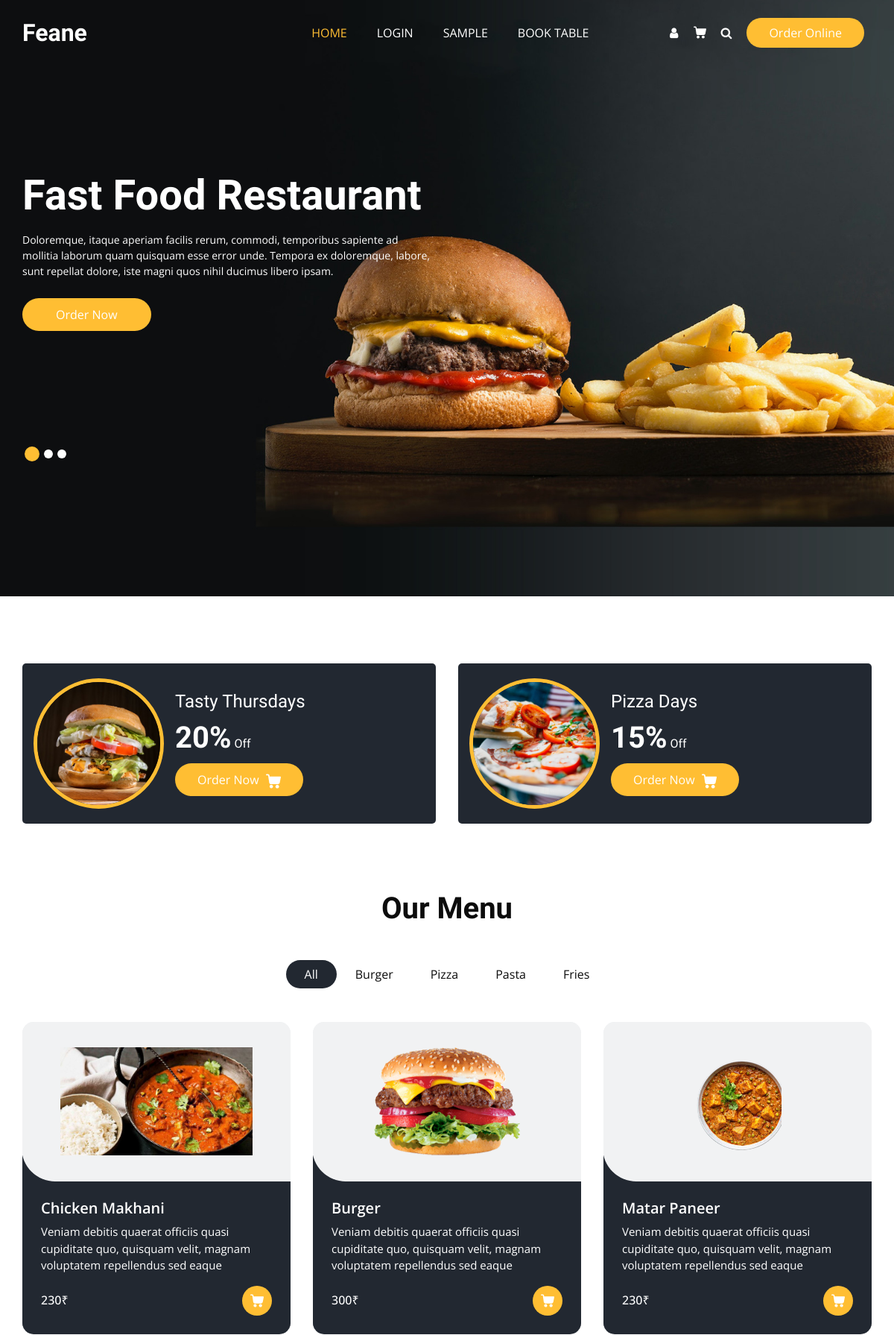
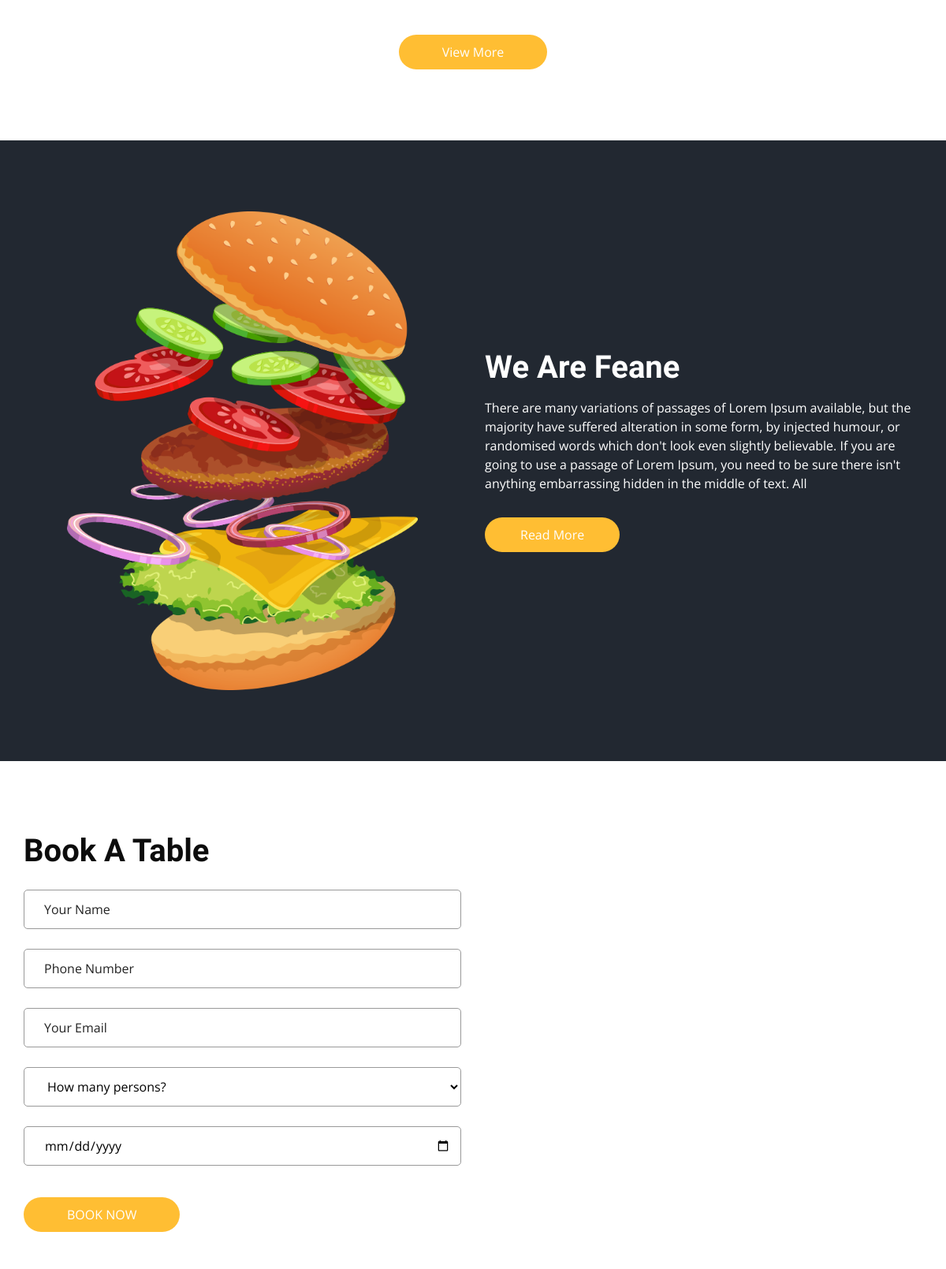
The page / (upper part) on the database its author committed (2 pictures, top to bottom).
### myapp/models.py (models this page shows)
class MenuUpload(models.Model):
    name = models.CharField(max_length=100)
    category = models.CharField(max_length=100)
    price = models.IntegerField()
    date=models.DateTimeField(auto_now_add=True)
    photo = models.ImageField(upload_to="MenuImage")

### myapp/views.py (the view)
# urls.py: path('',views.index,name='home'),
def index(request):
    menu =MenuUpload.objects.all()
    return render(request,"index.html",{'menu':menu})

### templates/index.html (shortened to what this page needs)
<!DOCTYPE html>
<html>
<head>
  <link rel="stylesheet" type="text/css" href="/static/css2/bootstrap.css" />
  <link rel="stylesheet" type="text/css" href="https://cdnjs.cloudflare.com/ajax/libs/OwlCarousel2/2.3.4/assets/owl.carousel.min.css" />
  <link rel="stylesheet" href="https://cdnjs.cloudflare.com/ajax/libs/jquery-nice-select/1.1.0/css/nice-select.min.css" />
  <link href="/static/css2/font-awesome.min.css" rel="stylesheet" />
  <link href="/static/css2/style.css" rel="stylesheet" />
  <link href="/static/css2/responsive.css" rel="stylesheet" />
</head>
<body>
  <div class="hero_area">
    <div class="bg-box">
      <img src="/static/images/hero-bg.jpg" alt="">
    </div>
    <header class="header_section">
      <div class="container">
        <nav class="navbar navbar-expand-lg custom_nav-container ">
          <a class="navbar-brand" href="index.html">
            <span>
              Feane
            </span>
          </a>
          <div class="collapse navbar-collapse" id="navbarSupportedContent">
            <ul class="navbar-nav  mx-auto ">
              <li class="nav-item active">
                <a class="nav-link" href="index.html">Home <span class="sr-only">(current)</span></a>
              </li>
              <li class="nav-item">
                <a class="nav-link" href="admin_login">Login</a>
              </li>
              <li class="nav-item">
                <a class="nav-link" href="sample">sample</a>
              </li>
              <li class="nav-item">
                <a class="nav-link" href="book.html">Book Table</a>
              </li>
            </ul>
            <div class="user_option">
              <a href="" class="user_link">
                <i class="fa fa-user" aria-hidden="true"></i>
              </a>
              <a class="cart_link" href="#">
              </a>
              <form class="form-inline">
                <button class="btn  my-2 my-sm-0 nav_search-btn" type="submit">
                  <i class="fa fa-search" aria-hidden="true"></i>
                </button>
              </form>
              <a href="" class="order_online">
                Order Online
              </a>
            </div>
          </div>
        </nav>
      </div>
    </header>
    <section class="slider_section ">
      <div id="customCarousel1" class="carousel slide" data-ride="carousel">
        <div class="carousel-inner">
          <div class="carousel-item active">
            <div class="container ">
              <div class="row">
                <div class="col-md-7 col-lg-6 ">
                  <div class="detail-box">
                    <h1>
                      Fast Food Restaurant
                    </h1>
                    <p>
                      Doloremque, itaque aperiam facilis rerum, commodi, temporibus sapiente ad mollitia laborum quam quisquam esse error unde. Tempora ex doloremque, labore, sunt repellat dolore, iste magni quos nihil ducimus libero ipsam.
                    </p>
                    <div class="btn-box">
                      <a href="" class="btn1">
                        Order Now
                      </a>
                    </div>
                  </div>
                </div>
              </div>
            </div>
          </div>
        </div>
        <div class="container">
          <ol class="carousel-indicators">
            <li data-target="#customCarousel1" data-slide-to="0" class="active"></li>
            <li data-target="#customCarousel1" data-slide-to="1"></li>
            <li data-target="#customCarousel1" data-slide-to="2"></li>
          </ol>
        </div>
      </div>
    </section>
  </div>
  <section class="offer_section layout_padding-bottom">
    <div class="offer_container">
      <div class="container ">
        <div class="row">
          <div class="col-md-6  ">
            <div class="box ">
              <div class="img-box">
                <img src="/static/images/o1.jpg" alt="">
              </div>
              <div class="detail-box">
                <h5>
                  Tasty Thursdays
                </h5>
                <h6>
                  <span>20%</span> Off
                </h6>
                <a href="">
                  Order Now
                </a>
              </div>
            </div>
          </div>
          <div class="col-md-6  ">
            <div class="box ">
              <div class="img-box">
                <img src="/static/images/o2.jpg" alt="">
              </div>
              <div class="detail-box">
                <h5>
                  Pizza Days
                </h5>
                <h6>
                  <span>15%</span> Off
                </h6>
                <a href="">
                  Order Now
                </a>
              </div>
            </div>
          </div>
        </div>
      </div>
    </div>
  </section>
  <section class="food_section layout_padding-bottom">
    <div class="container">
      <div class="heading_container heading_center">
        <h2>
          Our Menu
        </h2>
      </div>
      <ul class="filters_menu">
        <li class="active" data-filter="*">All</li>
        <li data-filter=".burger">Burger</li>
        <li data-filter=".pizza">Pizza</li>
        <li data-filter=".pasta">Pasta</li>
        <li data-filter=".fries">Fries</li>
      </ul>
      <div class="filters-content">
        <div class="row grid">
          {% for x in menu %}
          <div class="col-sm-6 col-lg-4 all pizza">
            <div class="box">
              <div>
                <div class="img-box">
                  <img src="{{x.photo.url}}" alt="" >
                </div>
                <div class="detail-box">
                  <h5>
                    {{x.name}}
                  </h5>
                  <p>
                    Veniam debitis quaerat officiis quasi cupiditate quo, quisquam velit, magnam voluptatem repellendus sed eaque
                  </p>
                  <div class="options">
                    <h6>
                      {{x.price}}₹
                    </h6>
                    <a href="">
                    </a>
                  </div>
                </div>
              </div>
            </div>
          </div>
          {% endfor %}
        </div>
      </div>
      <div class="btn-box">
        <a href="">
          View More
        </a>
      </div>
    </div>
  </section>
  <section class="about_section layout_padding">
    <div class="container  ">
      <div class="row">
        <div class="col-md-6 ">
          <div class="img-box">
            <img src="/static/images/about-img.png" alt="">
          </div>
        </div>
        <div class="col-md-6">
          <div class="detail-box">
            <div class="heading_container">
              <h2>
                We Are Feane
              </h2>
            </div>
            <p>
              There are many variations of passages of Lorem Ipsum available, but the majority have suffered alteration
              in some form, by injected humour, or randomised words which don't look even slightly believable. If you
              are going to use a passage of Lorem Ipsum, you need to be sure there isn't anything embarrassing hidden in
              the middle of text. All
            </p>
            <a href="">
              Read More
            </a>
          </div>
        </div>
      </div>
    </div>
  </section>
  <section class="book_section layout_padding">
    <div class="container">
      <div class="heading_container">
        <h2>
          Book A Table
        </h2>
      </div>
      <div class="row">
        <div class="col-md-6">
          <div class="form_container">
            <form action="">
              <div>
                <input type="text" class="form-control" placeholder="Your Name" />
              </div>
              <div>
                <input type="text" class="form-control" placeholder="Phone Number" />
              </div>
              <div>
                <input type="email" class="form-control" placeholder="Your Email" />
              </div>
              <div>
                <select class="form-control nice-select wide">
                  <option value="" disabled selected>
                    How many persons?
                  </option>
                </select>
              </div>
              <div>
                <input type="date" class="form-control">
              </div>
              <div class="btn_box">
                <button>
                  Book Now
                </button>
              </div>
            </form>
          </div>
        </div>
        <div class="col-md-6">
          <div class="map_container ">
            <div id="googleMap"></div>
          </div>
        </div>
      </div>
    </div>
  </section>
</body>
</html>

### static/css2/responsive.css (style rules this page uses)
@media (min-width: 1200px) { .container { max-width: 1170px; } }

### rows shown on the page
MenuUpload: photo (picture), name "Chicken Makhani", price "230"
MenuUpload: photo (picture), name "Burger", price "300"
MenuUpload: photo (picture), name "Matar Paneer", price "230"
